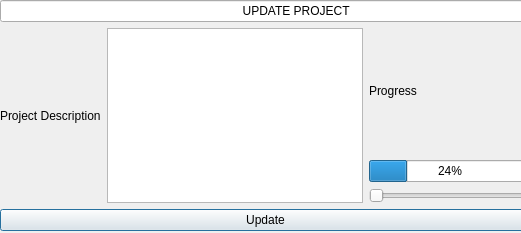
<?xml version="1.0" encoding="UTF-8"?>
<ui version="4.0">
 <class>updatet</class>
 <widget class="QDialog" name="updatet">
  <property name="geometry">
   <rect>
    <x>0</x>
    <y>0</y>
    <width>521</width>
    <height>233</height>
   </rect>
  </property>
  <property name="windowTitle">
   <string>Dialog</string>
  </property>
  <widget class="QWidget" name="layoutWidget">
   <property name="geometry">
    <rect>
     <x>0</x>
     <y>0</y>
     <width>531</width>
     <height>231</height>
    </rect>
   </property>
   <layout class="QVBoxLayout" name="verticalLayout_3">
    <item>
     <widget class="QLineEdit" name="lineEdit">
      <property name="text">
       <string>                                                                        UPDATE PROJECT</string>
      </property>
     </widget>
    </item>
    <item>
     <layout class="QHBoxLayout" name="horizontalLayout">
      <item>
       <layout class="QHBoxLayout" name="horizontalLayout_2">
        <item>
         <widget class="QLabel" name="label_2">
          <property name="text">
           <string>Project Description</string>
          </property>
         </widget>
        </item>
        <item>
         <widget class="QTextEdit" name="textEdit"/>
        </item>
       </layout>
      </item>
      <item>
       <layout class="QVBoxLayout" name="verticalLayout_2">
        <item>
         <widget class="QLabel" name="label">
          <property name="text">
           <string>Progress</string>
          </property>
         </widget>
        </item>
        <item>
         <layout class="QVBoxLayout" name="verticalLayout">
          <item>
           <widget class="QProgressBar" name="progressBar">
            <property name="value">
             <number>24</number>
            </property>
           </widget>
          </item>
          <item>
           <widget class="QSlider" name="horizontalSlider">
            <property name="orientation">
             <enum>Qt::Orientation::Horizontal</enum>
            </property>
           </widget>
          </item>
         </layout>
        </item>
       </layout>
      </item>
     </layout>
    </item>
    <item>
     <widget class="QPushButton" name="pushButton">
      <property name="text">
       <string>Update</string>
      </property>
     </widget>
    </item>
   </layout>
  </widget>
 </widget>
 <resources/>
 <connections>
  <connection>
   <sender>horizontalSlider</sender>
   <signal>valueChanged(int)</signal>
   <receiver>progressBar</receiver>
   <slot>setValue(int)</slot>
   <hints>
    <hint type="sourcelabel">
     <x>431</x>
     <y>177</y>
    </hint>
    <hint type="destinationlabel">
     <x>427</x>
     <y>149</y>
    </hint>
   </hints>
  </connection>
 </connections>
</ui>
